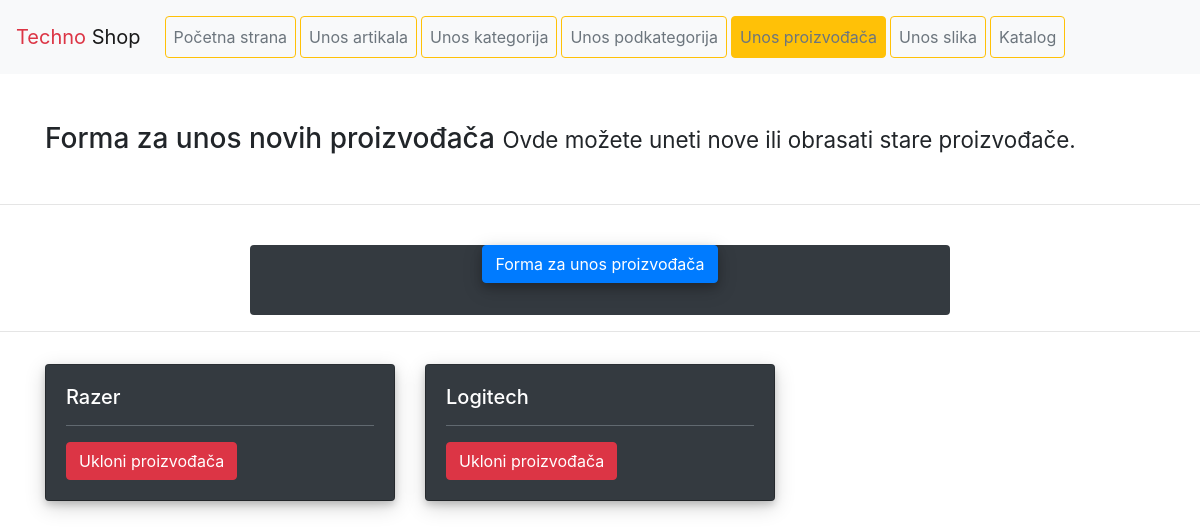
The page /php/proizvodjac/unosProizvodjac.php on the database as committed earlier.
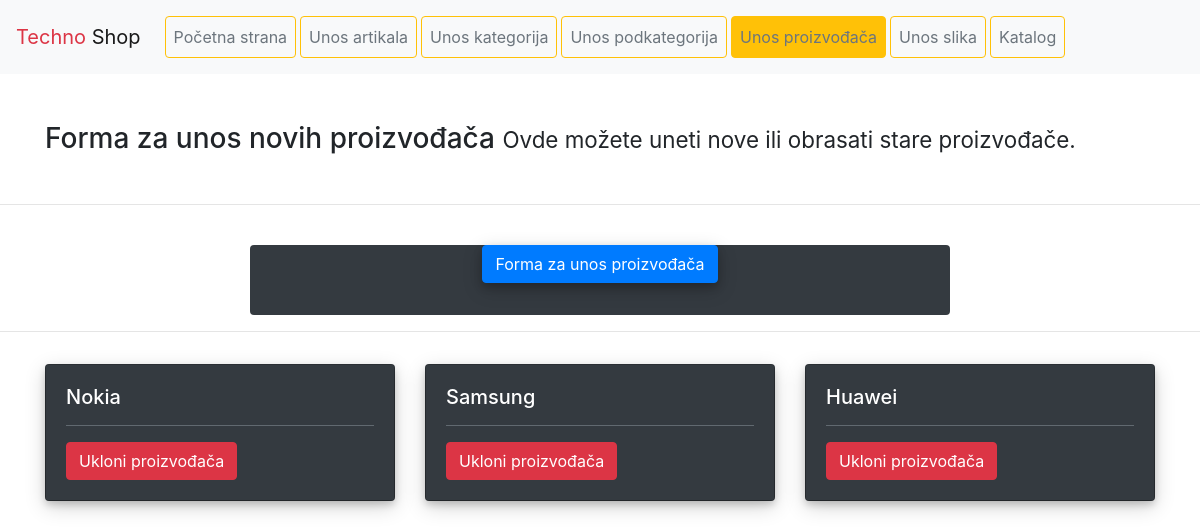
The same page on the database as committed later.
### tables this page shows
CREATE TABLE IF NOT EXISTS `Proizvodjac` (
  `proizvodjac_id` int(11) NOT NULL,
  `proizvodjac_naziv` varchar(128) NOT NULL
);

### php/proizvodjac/unosProizvodjac.php (the view, shortened to what this page needs)
<?php
include_once('../header.php');
?>
  <nav class="navbar navbar-expand-lg navbar-light bg-light">
    <a class="navbar-brand" href="../index.php"><span class="text-danger">Techno</span> <span>Shop</span></a>
    <div class="collapse navbar-collapse" id="navbarNavAltMarkup">
      <div class="navbar-nav p-1 m-1">
        <a href="../index.php" class="nav-link btn btn-outline-warning text-secondary mr-1">Početna strana</a>
        <a href="../artikli/unosArtikl.php" class="nav-link btn btn-outline-warning text-secondary mr-1">Unos artikala<span class="sr-only">(current)</span></a>
        <a href="../kategorije/unosKategorija.php" class="nav-link btn btn-outline-warning text-secondary mr-1">Unos kategorija</a>
        <a href="../podkategorije/unosPodkategorija.php" class="nav-link btn btn-outline-warning text-secondary mr-1">Unos podkategorija</a>
        <a href="../proizvodjac/unosProizvodjac.php" class="nav-link btn btn-outline-warning text-secondary mr-1 active">Unos proizvođača</a>
        <a href="../slike/unosSlika.php" class="nav-link btn btn-outline-warning text-secondary mr-1">Unos slika</a>
        <a href="../katalog/katalog.php" class="nav-link btn btn-outline-warning text-secondary mr-1">Katalog</a>
      </div>
    </div>
  </nav>
<br>
<br>
<div class="container">
    <h3>
        Forma za unos novih proizvođača
        <small>
            Ovde možete uneti nove ili obrasati stare proizvođače.
        </small>
    </h3>
</div>
<br>
<hr>
<br>
<div class="container col-lg-7 col-md-7 text-center bg-dark pb-3 rounded">
    <p>
        <a class="btn btn-primary"
           style="box-shadow: 0 4px 8px 0 rgba(0, 0, 0, 0.2), 0 6px 20px 0 rgba(0, 0, 0, 0.19);"
           data-toggle="collapse" href="#collapseExample" role="button" aria-expanded="false"
           aria-controls="collapseExample">
            Forma za unos proizvođača
        </a>
    </p>
</div>
<hr>
<div class="container">
    <div class="row">
        <?php
        try {
            $pdo = Database::connect();
            $query = $pdo->prepare(
                'SELECT * FROM TechnoShop.Proizvodjac'
            );
            $query->execute();
            while ($row = $query->fetch()) {
                echo '<div class="col-sm-6 col-md-6 col-lg-4 my-3">
                <div class="card text-white bg-dark">
                    <div class="card-body" style="box-shadow: 0 4px 8px 0 rgba(0, 0, 0, 0.2), 0 6px 20px 0 rgba(0, 0, 0, 0.19);">
                        <h5 class="card-title">' . $row['proizvodjac_naziv'] . '</h5>
                        <hr class="bg-secondary">
                        <a href="ukloniProizvodjaca.php?id=' . $row['proizvodjac_id'] . '">
                            <button class="btn btn-danger">Ukloni proizvođača</button>
                        </a>
                    </div>
                </div>
            </div>';
            }
        } catch (PDOException $e) {
            echo $e->getMessage();
        }
        ?>
    </div>
</div>
<?php
    include_once('../footer.php');
?>

Rows that differ between the two databases and show on the page:
removed proizvodjac: proizvodjac_naziv "Logitech"
added proizvodjac: proizvodjac_naziv "Nokia"
added proizvodjac: proizvodjac_naziv "Samsung"
changed proizvodjac: proizvodjac_naziv "Razer" → "Huawei"
